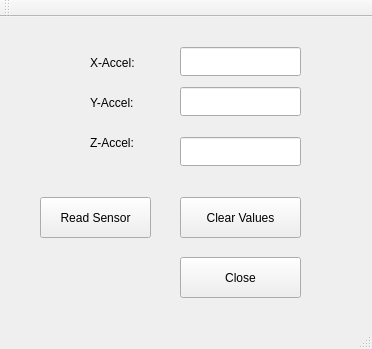
<?xml version="1.0" encoding="UTF-8"?>
<ui version="4.0">
 <class>MainWindow</class>
 <widget class="QMainWindow" name="MainWindow">
  <property name="geometry">
   <rect>
    <x>0</x>
    <y>0</y>
    <width>372</width>
    <height>349</height>
   </rect>
  </property>
  <property name="windowTitle">
   <string>ROV Sensor Testing Station</string>
  </property>
  <widget class="QWidget" name="centralWidget">
   <widget class="QPushButton" name="btnReadSensor">
    <property name="geometry">
     <rect>
      <x>40</x>
      <y>180</y>
      <width>111</width>
      <height>41</height>
     </rect>
    </property>
    <property name="text">
     <string>Read Sensor</string>
    </property>
   </widget>
   <widget class="QLabel" name="label">
    <property name="geometry">
     <rect>
      <x>90</x>
      <y>30</y>
      <width>71</width>
      <height>31</height>
     </rect>
    </property>
    <property name="text">
     <string>X-Accel:</string>
    </property>
   </widget>
   <widget class="QLabel" name="label_2">
    <property name="geometry">
     <rect>
      <x>90</x>
      <y>70</y>
      <width>71</width>
      <height>31</height>
     </rect>
    </property>
    <property name="text">
     <string>Y-Accel:</string>
    </property>
   </widget>
   <widget class="QLabel" name="label_3">
    <property name="geometry">
     <rect>
      <x>90</x>
      <y>110</y>
      <width>71</width>
      <height>31</height>
     </rect>
    </property>
    <property name="text">
     <string>Z-Accel:</string>
    </property>
   </widget>
   <widget class="QLineEdit" name="xValue">
    <property name="geometry">
     <rect>
      <x>180</x>
      <y>30</y>
      <width>121</width>
      <height>29</height>
     </rect>
    </property>
   </widget>
   <widget class="QLineEdit" name="yValue">
    <property name="geometry">
     <rect>
      <x>180</x>
      <y>70</y>
      <width>121</width>
      <height>29</height>
     </rect>
    </property>
   </widget>
   <widget class="QLineEdit" name="zValue">
    <property name="geometry">
     <rect>
      <x>180</x>
      <y>120</y>
      <width>121</width>
      <height>29</height>
     </rect>
    </property>
   </widget>
   <widget class="QPushButton" name="btnClearValues">
    <property name="geometry">
     <rect>
      <x>180</x>
      <y>180</y>
      <width>121</width>
      <height>41</height>
     </rect>
    </property>
    <property name="text">
     <string>Clear Values</string>
    </property>
   </widget>
   <widget class="QPushButton" name="btnClose">
    <property name="geometry">
     <rect>
      <x>180</x>
      <y>240</y>
      <width>121</width>
      <height>41</height>
     </rect>
    </property>
    <property name="text">
     <string>Close</string>
    </property>
   </widget>
  </widget>
  <widget class="QMenuBar" name="menuBar">
   <property name="geometry">
    <rect>
     <x>0</x>
     <y>0</y>
     <width>372</width>
     <height>27</height>
    </rect>
   </property>
  </widget>
  <widget class="QToolBar" name="mainToolBar">
   <attribute name="toolBarArea">
    <enum>TopToolBarArea</enum>
   </attribute>
   <attribute name="toolBarBreak">
    <bool>false</bool>
   </attribute>
  </widget>
  <widget class="QStatusBar" name="statusBar"/>
 </widget>
 <layoutdefault spacing="6" margin="11"/>
 <resources/>
 <connections/>
</ui>
